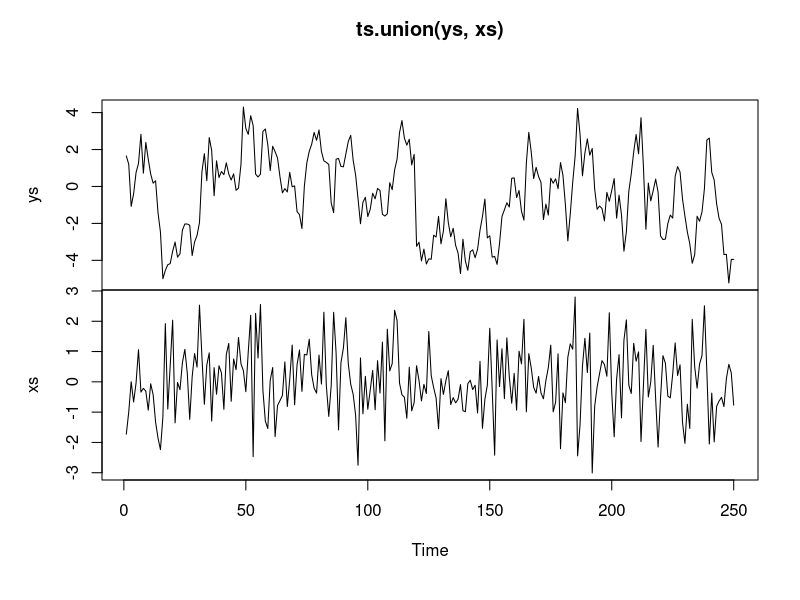
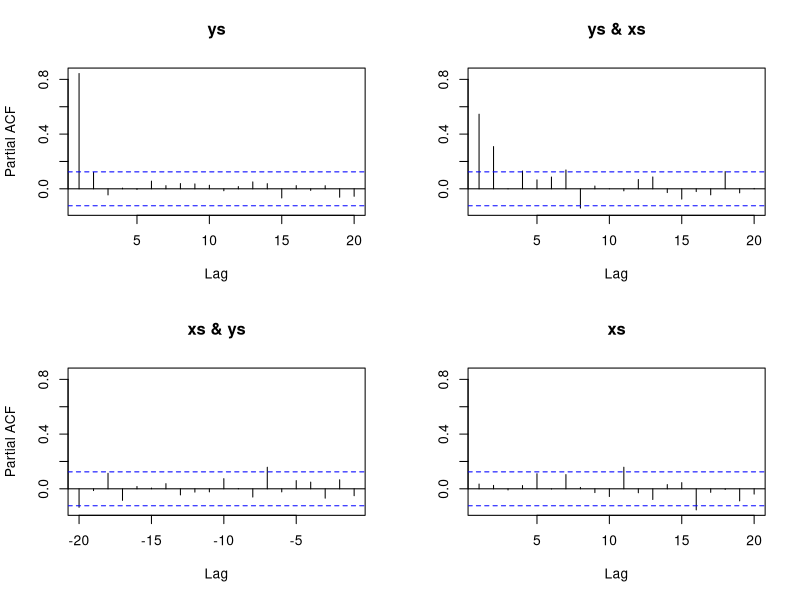

The R source for these figures, in order:

e <- rnorm(501)
x <- rnorm(502)
xmat <- cbind(x[2:501],x[1:500])

ys <- 0
for(k in 1:500) {
  if(k==1){
    ys[k] <- e[k+1] +.6*xmat[k,1] + .3*xmat[k,2]
  }
  if(k>1){
    ys[k] <- .8*ys[k-1] +e[k+1] +.6*xmat[k,1] + .3*xmat[k,2]
  }
}
ys <- ts(ys[251:500])
xs <- ts(x[253:502])

plot(ts.union(ys,xs))
pacf(ts.union(ys,xs))
